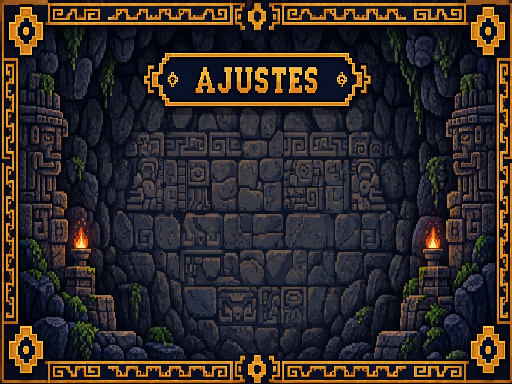

A 2D game scene composited from a Tiled map and its tileset images. What follows is a short description and the map's XML, with every tile layer's data as written:
An orthogonal 32x24 tile map with 16x16 px tiles, 1 tile layer (Tile Layer 1).

<map version="1.10" tiledversion="1.12.2" orientation="orthogonal" renderorder="right-down" width="32" height="24" tilewidth="16" tileheight="16" infinite="0" nextlayerid="2" nextobjectid="1">
 <tileset firstgid="1" source="pantallaAjustes.tsx" />
 <layer id="1" name="Tile Layer 1" width="32" height="24">
  <data encoding="csv">
1,2,3,4,5,6,7,8,9,10,11,12,13,14,15,16,17,18,19,20,21,22,23,24,25,26,27,28,29,30,31,32,
33,34,35,36,37,38,39,40,41,42,43,44,45,46,47,48,49,50,51,52,53,54,55,56,57,58,59,60,61,62,63,64,
65,66,67,68,69,70,71,72,73,74,75,76,77,78,79,80,81,82,83,84,85,86,87,88,89,90,91,92,93,94,95,96,
97,98,99,100,101,102,103,104,105,106,107,108,109,110,111,112,113,114,115,116,117,118,119,120,121,122,123,124,125,126,127,128,
129,130,131,132,133,134,135,136,137,138,139,140,141,142,143,144,145,146,147,148,149,150,151,152,153,154,155,156,157,158,159,160,
161,162,163,164,165,166,167,168,169,170,171,172,173,174,175,176,177,178,179,180,181,182,183,184,185,186,187,188,189,190,191,192,
193,194,195,196,197,198,199,200,201,202,203,204,205,206,207,208,209,210,211,212,213,214,215,216,217,218,219,220,221,222,223,224,
225,226,227,228,229,230,231,232,233,234,235,236,237,238,239,240,241,242,243,244,245,246,247,248,249,250,251,252,253,254,255,256,
257,258,259,260,261,262,263,264,265,266,267,268,269,270,271,272,273,274,275,276,277,278,279,280,281,282,283,284,285,286,287,288,
289,290,291,292,293,294,295,296,297,298,299,300,301,302,303,304,305,306,307,308,309,310,311,312,313,314,315,316,317,318,319,320,
321,322,323,324,325,326,327,328,329,330,331,332,333,334,335,336,337,338,339,340,341,342,343,344,345,346,347,348,349,350,351,352,
353,354,355,356,357,358,359,360,361,362,363,364,365,366,367,368,369,370,371,372,373,374,375,376,377,378,379,380,381,382,383,384,
385,386,387,388,389,390,391,392,393,394,395,396,397,398,399,400,401,402,403,404,405,406,407,408,409,410,411,412,413,414,415,416,
417,418,419,420,421,422,423,424,425,426,427,428,429,430,431,432,433,434,435,436,437,438,439,440,441,442,443,444,445,446,447,448,
449,450,451,452,453,454,455,456,457,458,459,460,461,462,463,464,465,466,467,468,469,470,471,472,473,474,475,476,477,478,479,480,
481,482,483,484,485,486,487,488,489,490,491,492,493,494,495,496,497,498,499,500,501,502,503,504,505,506,507,508,509,510,511,512,
513,514,515,516,517,518,519,520,521,522,523,524,525,526,527,528,529,530,531,532,533,534,535,536,537,538,539,540,541,542,543,544,
545,546,547,548,549,550,551,552,553,554,555,556,557,558,559,560,561,562,563,564,565,566,567,568,569,570,571,572,573,574,575,576,
577,578,579,580,581,582,583,584,585,586,587,588,589,590,591,592,593,594,595,596,597,598,599,600,601,602,603,604,605,606,607,608,
609,610,611,612,613,614,615,616,617,618,619,620,621,622,623,624,625,626,627,628,629,630,631,632,633,634,635,636,637,638,639,640,
641,642,643,644,645,646,647,648,649,650,651,652,653,654,655,656,657,658,659,660,661,662,663,664,665,666,667,668,669,670,671,672,
673,674,675,676,677,678,679,680,681,682,683,684,685,686,687,688,689,690,691,692,693,694,695,696,697,698,699,700,701,702,703,704,
705,706,707,708,709,710,711,712,713,714,715,716,717,718,719,720,721,722,723,724,725,726,727,728,729,730,731,732,733,734,735,736,
737,738,739,740,741,742,743,744,745,746,747,748,749,750,751,752,753,754,755,756,757,758,759,760,761,762,763,764,765,766,767,768
</data>
 </layer>
</map>
